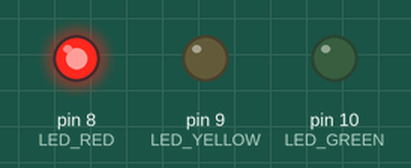
Simulated run of this sketch. Board: Arduino Uno, built with avr-gcc and run on an emulated ATmega328P. Parts: output pins drawn as LEDs (lit = HIGH).

Above: at 2.0 s.
At 5.0 s:
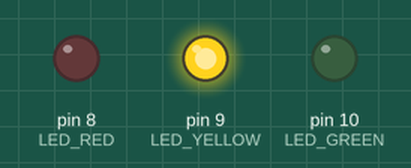
At 6.5 s:
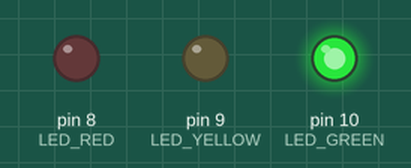
Timing chart, 0 to 9.1 s (numbered marks = the images above):
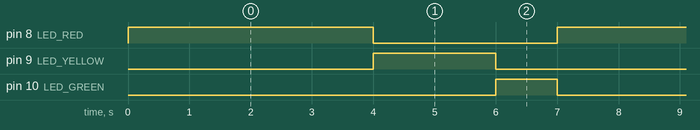

The sketch:

traffic_lights.ino
```cpp
const int LED_RED=8;
const int LED_YELLOW=9;
const int LED_GREEN=10;

const int RED_MULTIPLIER = 4;
const int YELLOW_MULTIPLIER = 2;
const int GREEN_MULTIPLIER = 1;

const int DELAY= 1000;

void setup() {
  pinMode(LED_RED, OUTPUT);
  pinMode(LED_YELLOW, OUTPUT);
  pinMode(LED_GREEN, OUTPUT);
}

void relay(int led_color, int multiplier){
  digitalWrite(led_color, HIGH);
  delay(DELAY*multiplier);
  digitalWrite(led_color, LOW);
  }

void loop() {
  relay(LED_RED,RED_MULTIPLIER);
  relay(LED_YELLOW,YELLOW_MULTIPLIER);
  relay(LED_GREEN,GREEN_MULTIPLIER);
}
```

Measured:
- by itself, pin 8 (LED_RED): alternates HIGH for 4.0 s and LOW for 3.0 s
- by itself, pin 9 (LED_YELLOW): alternates HIGH for 2.0 s and LOW for 5.0 s
- by itself, pin 10 (LED_GREEN): alternates HIGH for 1.0 s and LOW for 6.0 s
